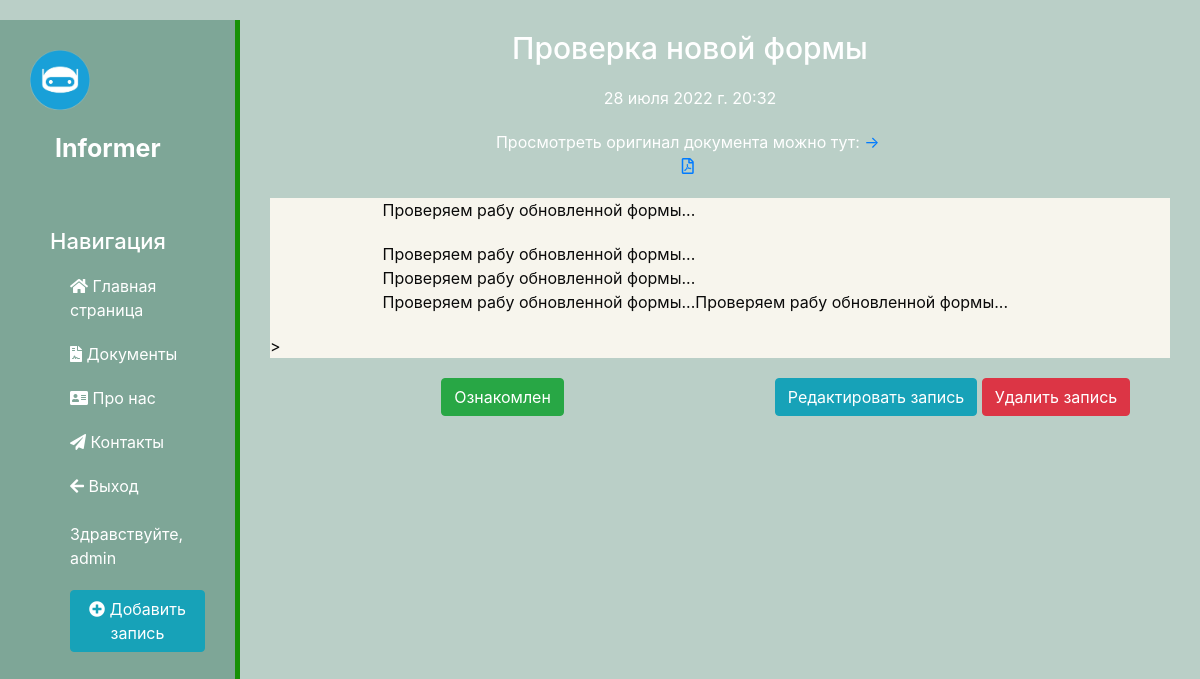
Page /docs/19 (signed in) on the committed database.
### docs/models.py (models this page shows, shortened)
class Articles(models.Model):
    title = models.CharField('Название', max_length=50)
    anons = models.CharField('Анонс', max_length=250)
    full_text = models.TextField('Статья')
    date = models.DateTimeField('Дата публикации', default=timezone.now)
    upload_file = models.FileField('Файл на загрузку', blank=True, upload_to="files/%Y/%m/%d/")
    is_published = models.BooleanField('Публикация', default=True)
    class Meta:
        verbose_name = 'Документ'
        verbose_name_plural = 'Документы'
        ordering = ['-date', 'title']

### docs/views.py (the view)
# urls.py: path('<int:pk>', views.DocsDetailView.as_view(), name='docs-detail'),
class DocsDetailView(LoginRequiredMixin, DetailView):
    model = Articles
    template_name = 'docs/details_view.html'
    context_object_name = 'article'
    allow_empty = False

### docs/templates/docs/details_view.html (shortened to what this page needs)
{% extends 'main/layout.html' %}
{% block content %}
    <div class="features">
        <h1>{{ article.title }}</h1>
        <p>{{ article.date }}</p>
        {% if article.upload_file %}
        <p>Просмотреть оригинал документа можно тут:  <a href=" {{article.upload_file.url}}" target="_blank">&rarr;&nbsp;<i class="far fa-file-pdf"></i>&nbsp;</a> </p>
        {% else %}
        <p>Файл оригинального документа не подгружен...</p>
        {% endif %}
    <div class="details">
        <div class="text-details" <p>{{ article.full_text|linebreaks }}</p>>
        </div>
    </div>
    </div>
        <div class="moderator_button">
            <div class="hide_button">
                <a href="" class="btn btn-success">Ознакомлен</a>
            </div>
                {% if perms.docs.delete_articles %}
                <a href="{% url 'docs-edit' article.id %}" class="btn btn-info">Редактировать запись</a>
                <a href="{% url 'docs-delete' article.id %}" class="btn btn-danger">Удалить запись</a>
                {% endif %}
            <br><br><br>
        </div>
        {% load static %}
{% endblock %}

### main/templates/main/layout.html (shortened to what this page needs)
{% load static %}
<!doctype html>
<html lang="en">
<head>
    <link rel="stylesheet" href="https://cdn.jsdelivr.net/npm/bootstrap@4.6.1/dist/css/bootstrap.min.css">
    <link rel="stylesheet" href="{% static 'main/css/main.css' %}">
    <link rel="stylesheet" href="https://use.fontawesome.com/releases/v5.8.2/css/all.css">
</head>
<body>
    <aside>
        <img src="{% static 'main/img/logo_bot.png' %}" alt="Лого">
        <span class="logo">Informer</span>
        <h3>Навигация</h3>
        <ul>
            <a href="{% url 'home' %}"><li><i class="fas fa-home"></i>   Главная страница</li></a>
            <a href="{% url 'docs_home' %}"><li><i class="fas fa-file-contract"></i>   Документы</li></a>
            <a href="{% url 'about' %}"><li><i class="fas fa-address-card"></i>  Про нас</li></a>
            <a href="{% url 'contacts' %}"><li><i class="fas fa-paper-plane"></i>  Контакты</li></a>
            {% if not user.is_authenticated %}
            <a href="{% url 'login' %}"><li><i class="fas fa-arrow-right"></i>   Войти</li></a>
            <a href="{% url 'register' %}"><li><i class="fas fa-caret-right"></i>   Регистрация на портале</li></a>
            {% else %}
            <a href="{% url 'logout' %}"><li><i class="fas fa-arrow-left"></i>   Выход</li></a>
            <br><p>Здравствуйте, <br>{{ user}}</p>
            {% endif %}
            {% if perms.docs.delete_articles %}
            <a href="{% url 'create' %}"><li><button class="btn btn-info"><i class="fas fa-plus-circle"></i>  Добавить запись</button></li></a>
            {% endif %}
        </ul>
    </aside>
    <main>
        {% block content %}
        {% endblock %}
    </main>
</body>
</html>

### main/static/main/css/main.css (style rules this page uses)
body { background: #bacfc7; }
aside { float: left; background: #7ea697; width: 20%; padding: 2.5%; height: 150vh; color: #fff; border-right: 5px solid #179107; }
aside img { width: 60px; float: left; }
aside .logo { font-size: 25px; margin-left: 25px; font-weight: bold; position: relative; top: 20px; }
aside h3 { margin-top: 80px; margin-left: 20px; font-size: 22px; }
aside ul { list-style: none }
aside ul li { color: #fff; display: block; margin-top: 20px; transition: transform .4s ease; }
main .features { float: left; color: #fff; margin-top: 10px; text-align: center; width: 75%; }
main .hide_button { float: left; color: #fff; text-align: center; width: 45%; }
main .moderator_button { float: right; color: #fff; margin-top: 20px; margin-: 30px; text-align: center; width: 75%; }
main .details { background:#f7f5ed; margin-left: 30px; color: #0a0a0a; text-align: left; width: 100%; }
main .details .text-details p { text-align: left; width: 75%; color: #0a0a0a; }
main .features h1 { font-size: 30px; }
main .features p { max-width: 400px; margin: 20px auto }
main .details p { max-width: 1000px; margin: 20px auto }

### rows in the picture
Articles: title "Проверка новой формы", date "28 июля 2022 г. 20:32", full_text "Проверяем рабу обновленной формы... Проверяем рабу обновленной формы... Проверяем рабу обновленной формы... Проверяем рабу обновленной формы...Проверяем рабу обновленной формы..."

### other values in the picture
{{ user }} "admin"
